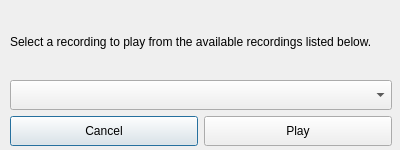
<?xml version="1.0" encoding="UTF-8"?>
<ui version="4.0">
 <class>SelectRecording</class>
 <widget class="QDialog" name="SelectRecording">
  <property name="geometry">
   <rect>
    <x>0</x>
    <y>0</y>
    <width>400</width>
    <height>150</height>
   </rect>
  </property>
  <property name="minimumSize">
   <size>
    <width>400</width>
    <height>150</height>
   </size>
  </property>
  <property name="windowTitle">
   <string>Select Recording</string>
  </property>
  <widget class="QWidget" name="">
   <property name="geometry">
    <rect>
     <x>10</x>
     <y>10</y>
     <width>382</width>
     <height>136</height>
    </rect>
   </property>
   <layout class="QVBoxLayout" name="verticalLayout">
    <item>
     <widget class="QLabel" name="label">
      <property name="minimumSize">
       <size>
        <width>380</width>
        <height>40</height>
       </size>
      </property>
      <property name="text">
       <string>Select a recording to play from the available recordings listed below.</string>
      </property>
      <property name="wordWrap">
       <bool>true</bool>
      </property>
     </widget>
    </item>
    <item>
     <widget class="QComboBox" name="selector">
      <property name="minimumSize">
       <size>
        <width>0</width>
        <height>30</height>
       </size>
      </property>
      <property name="frame">
       <bool>true</bool>
      </property>
     </widget>
    </item>
    <item>
     <layout class="QHBoxLayout" name="horizontalLayout">
      <item>
       <widget class="QPushButton" name="cancelButton">
        <property name="minimumSize">
         <size>
          <width>50</width>
          <height>30</height>
         </size>
        </property>
        <property name="text">
         <string>Cancel</string>
        </property>
       </widget>
      </item>
      <item>
       <widget class="QPushButton" name="playButton">
        <property name="minimumSize">
         <size>
          <width>50</width>
          <height>30</height>
         </size>
        </property>
        <property name="text">
         <string>Play</string>
        </property>
       </widget>
      </item>
     </layout>
    </item>
   </layout>
  </widget>
 </widget>
 <resources/>
 <connections/>
</ui>
